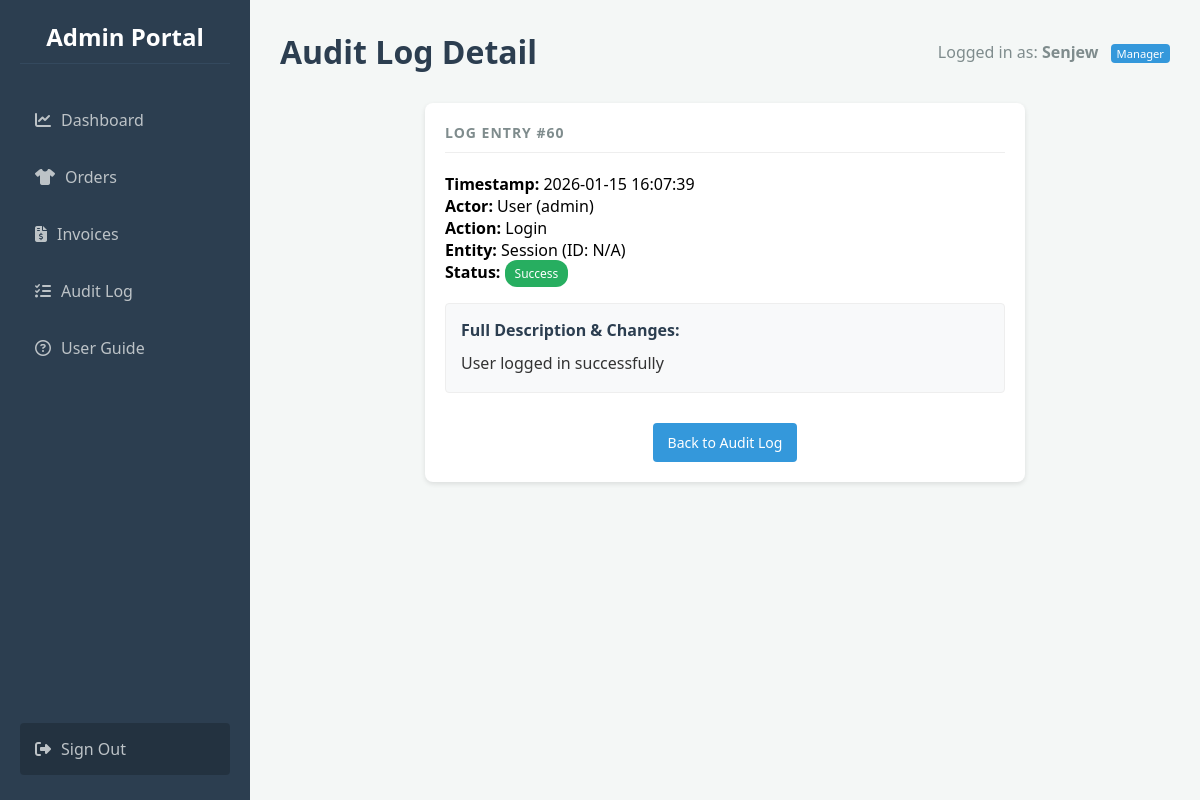
The page /audit/view/60 (signed in) on the database its author committed.
### app.py (models this page shows)
class User(db.Model):
    id = db.Column(db.Integer, primary_key=True)
    custom_id = db.Column(db.String(50), unique=True)
    username = db.Column(db.String(100), unique=True, nullable=False)
    password = db.Column(db.String(100), nullable=False)
    role = db.Column(db.String(20), default='Staff')
    is_suspended = db.Column(db.Boolean, default=False)
    must_change_password = db.Column(db.Boolean, default=False)

class AuditLog(db.Model):
    id = db.Column(db.Integer, primary_key=True)
    timestamp = db.Column(db.DateTime, default=datetime.utcnow)
    actor_type = db.Column(db.String(50), default='System')
    actor_id = db.Column(db.String(50))
    action = db.Column(db.String(100), nullable=False)
    entity_type = db.Column(db.String(50))
    entity_id = db.Column(db.String(50))
    status = db.Column(db.String(50))
    description = db.Column(db.String(255))

### app.py (the view)
@app.route('/audit/view/<int:log_id>')
def audit_details(log_id):
    if 'user_id' not in session: return redirect(url_for('login'))
    log = AuditLog.query.get_or_404(log_id)
    return render_template('audit_details.html', log=log)

### app.py (called while the page is built)
@app.before_request
def load_user():
    g.user = None
    if 'user_id' in session: g.user = User.query.get(session['user_id'])

### templates/audit_details.html
{% extends "base.html" %}
{% block header %}Audit Log Detail{% endblock %}
{% block content %}
    <div class="card" style="max-width: 600px; margin: 0 auto; text-align: left;">
        <h3 style="border-bottom: 1px solid #eee; padding-bottom: 10px; margin-bottom: 20px;">
            Log Entry #{{ log.id }}
        </h3>
        <p><strong>Timestamp:</strong> {{ log.timestamp.strftime('%Y-%m-%d %H:%M:%S') }}</p>
        <p><strong>Actor:</strong> {{ log.actor_type }} ({{ log.actor_id }})</p>
        <p><strong>Action:</strong> {{ log.action }}</p>
        <p><strong>Entity:</strong> {{ log.entity_type }} (ID: {{ log.entity_id }})</p>
        <p><strong>Status:</strong> <span class="badge badge-{{ log.status }}">{{ log.status }}</span></p>
        <div style="margin-top: 20px; background-color: #f8f9fa; padding: 15px; border-radius: 4px; border: 1px solid #eee;">
            <h4 style="margin-bottom: 10px; color: #2c3e50;">Full Description & Changes:</h4>
            <p style="line-height: 1.6; color: #333;">{{ log.description }}</p>
        </div>
        <div style="margin-top: 30px; text-align: center;">
            <a href="{{ url_for('audit_log') }}" class="btn btn-primary">Back to Audit Log</a>
        </div>
    </div>
{% endblock %}

### templates/base.html (shortened to what this page needs)
<!DOCTYPE html>
<html lang="en">
<head>
    <link rel="stylesheet" href="https://cdnjs.cloudflare.com/ajax/libs/font-awesome/6.4.0/css/all.min.css">
    <link rel="stylesheet" href="{{ url_for('static', filename='style.css') }}">
</head>
<body>
    <nav class="sidebar">
        <h2>Admin Portal</h2>
        <a href="{{ url_for('dashboard') }}" class="{{ 'active' if request.path == '/dashboard' else '' }}">
            <i class="fa-solid fa-chart-line" style="margin-right: 10px;"></i>Dashboard
        </a>
        <a href="{{ url_for('orders') }}" class="{{ 'active' if request.path == '/orders' else '' }}">
            <i class="fa-solid fa-shirt" style="margin-right: 10px;"></i>Orders
        </a>
        <a href="{{ url_for('invoices') }}" class="{{ 'active' if request.path == '/invoices' else '' }}">
            <i class="fa-solid fa-file-invoice-dollar" style="margin-right: 10px;"></i>Invoices
        </a>
        <a href="{{ url_for('audit_log') }}" class="{{ 'active' if request.path == '/audit' else '' }}">
            <i class="fa-solid fa-list-check" style="margin-right: 10px;"></i>Audit Log
        </a>
        <a href="{{ url_for('guide') }}" class="{{ 'active' if request.path == '/guide' else '' }}">
            <i class="fa-regular fa-circle-question" style="margin-right: 10px;"></i>User Guide
        </a>
        <a href="{{ url_for('logout') }}" style="margin-top: auto; background: rgba(0,0,0,0.2);">
            <i class="fa-solid fa-right-from-bracket" style="margin-right: 10px;"></i>Sign Out
        </a>
    </nav>
    <div class="main-content">
        <div class="header">
            <h1>{% block header %}{% endblock %}</h1>
            <div class="user-info" style="color: #7f8c8d;">
                {% if g.user %}
                    Logged in as: <strong>{{ g.user.username }}</strong>
                    <span class="role-badge" style="background-color: #3498db; color: white;">{{ g.user.role }}</span>
                {% else %}
                    Guest
                {% endif %}
            </div>
        </div>
        <div class="content-area">
            {% block content %}{% endblock %}
        </div>
    </div>
</body>
</html>

### static/style.css (style rules this page uses)
* { box-sizing: border_box; margin: 0; padding: 0; font-family: 'Segoe UI', Tahoma, Geneva, Verdana, sans-serif; }
body { background-color: #f4f7f6; display: flex; min-height: 100vh; }
.sidebar { width: 250px; background-color: #2c3e50; color: white; padding: 20px; display: flex; flex-direction: column; }
.sidebar h2 { margin-bottom: 30px; font-size: 24px; text-align: center; border-bottom: 1px solid #34495e; padding-bottom: 10px; }
.sidebar a { color: #bdc3c7; text-decoration: none; padding: 15px; margin-bottom: 5px; border-radius: 4px; transition: 0.3s; }
.main-content { flex: 1; padding: 30px; overflow-y: auto; }
.header { display: flex; justify-content: space-between; align-items: center; margin-bottom: 30px; }
.card { background: white; padding: 20px; border-radius: 8px; box-shadow: 0 2px 5px rgba(0,0,0,0.1); text-align: center; }
.card h3 { font-size: 14px; color: #7f8c8d; margin-bottom: 10px; }
.btn { padding: 10px 15px; border-radius: 4px; text-decoration: none; color: white; border: none; cursor: pointer; font-size: 14px; }
.btn-primary { background-color: #3498db; }
.badge { padding: 5px 10px; border-radius: 12px; font-size: 12px; color: white; }
.badge-Success { background-color: #27ae60; }

### templates/base.html (style rules this page uses)
* { box-sizing: border-box; margin: 0; padding: 0; font-family: 'Segoe UI', Tahoma, Geneva, Verdana, sans-serif; }
body { background-color: #f4f7f6; display: flex; min-height: 100vh; }
.sidebar { width: 250px; background-color: #2c3e50; color: white; padding: 20px; display: flex; flex-direction: column; flex-shrink: 0; }
.sidebar h2 { margin-bottom: 30px; font-size: 24px; text-align: center; border-bottom: 1px solid #34495e; padding-bottom: 10px; }
.sidebar a { color: #bdc3c7; text-decoration: none; padding: 15px; margin-bottom: 5px; border-radius: 4px; transition: 0.3s; display: block; }
.main-content { flex: 1; padding: 30px; overflow-y: auto; }
.header { display: flex; justify-content: space-between; align-items: center; margin-bottom: 30px; }
.header h1 { color: #2c3e50; }
.card { background: white; padding: 20px; border-radius: 8px; box-shadow: 0 2px 5px rgba(0,0,0,0.1); text-align: center; }
.card h3 { font-size: 14px; color: #7f8c8d; margin-bottom: 10px; text-transform: uppercase; letter-spacing: 1px; }
.role-badge { font-size: 0.7em; padding: 2px 6px; border-radius: 4px; background: rgba(255,255,255,0.2); margin-left: 8px; vertical-align: middle; }
.btn { border: none; color: white; cursor: pointer; display: inline-block; text-align: center; text-decoration: none; }
.btn-primary { background-color: #3498db; }

### rows shown on the page
User: user.username "Senjew", user.role "Manager"
AuditLog: id "60", timestamp "2026-01-15 16:07:39", actor_type "User", actor_id "admin", action "Login", entity_type "Session", entity_id "N/A", status "Success", description "User logged in successfully"
